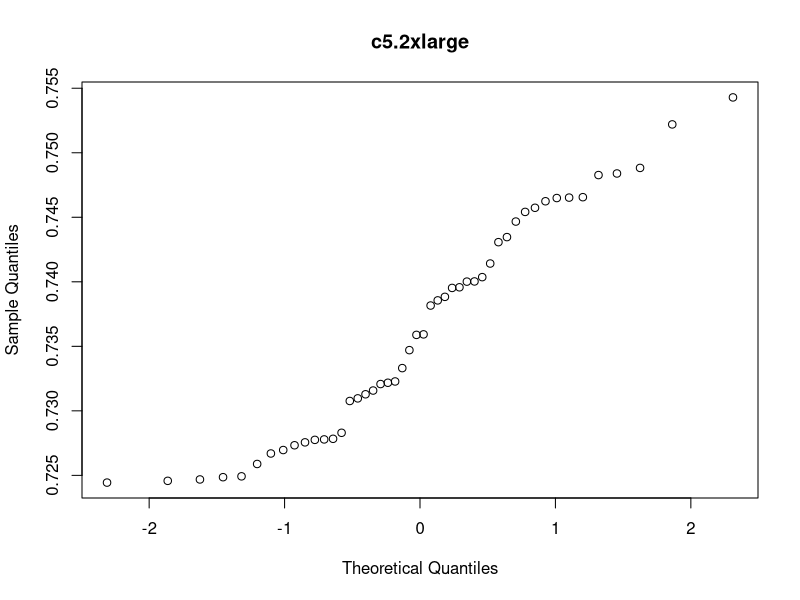
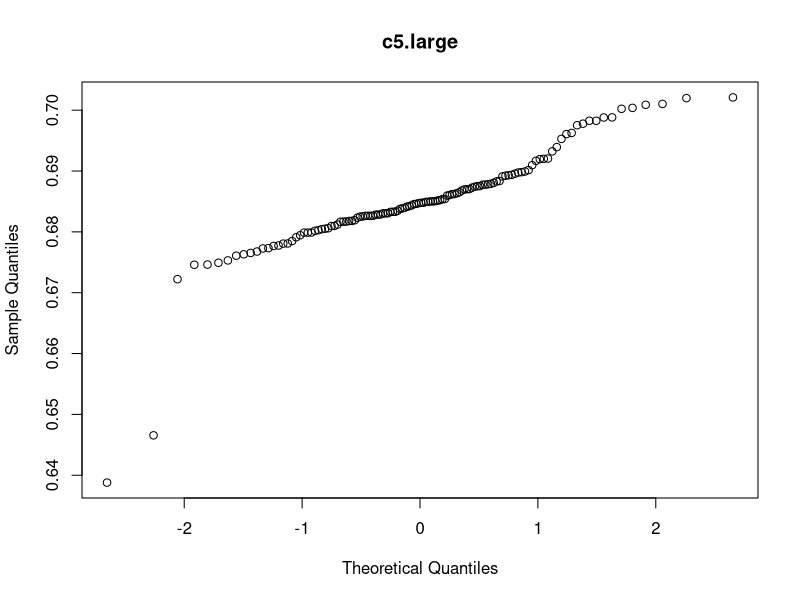
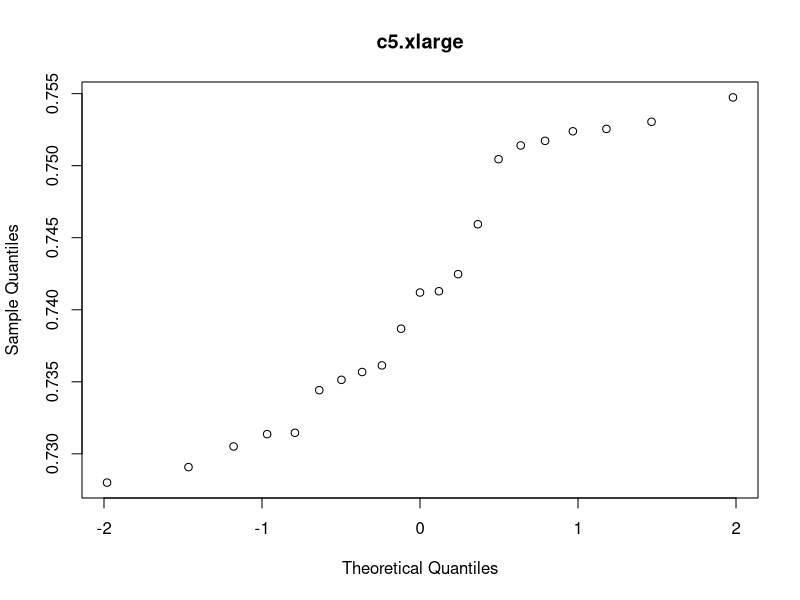
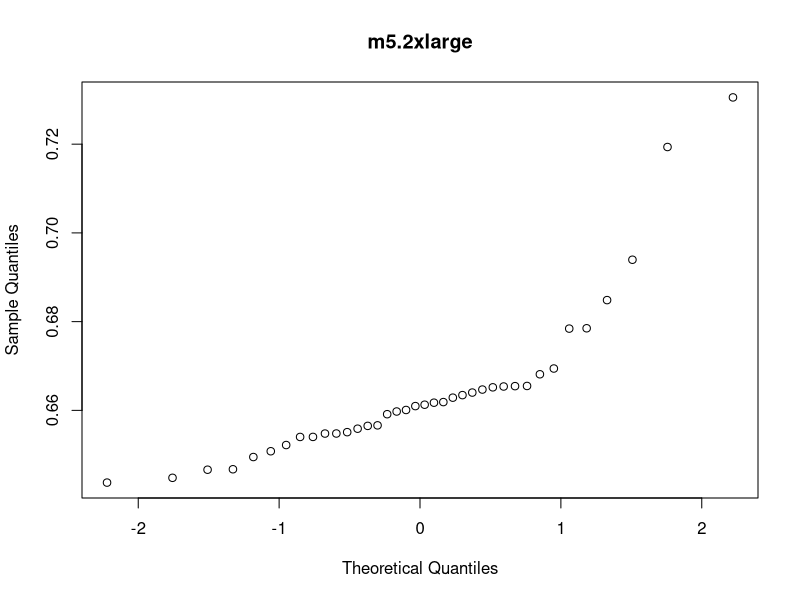
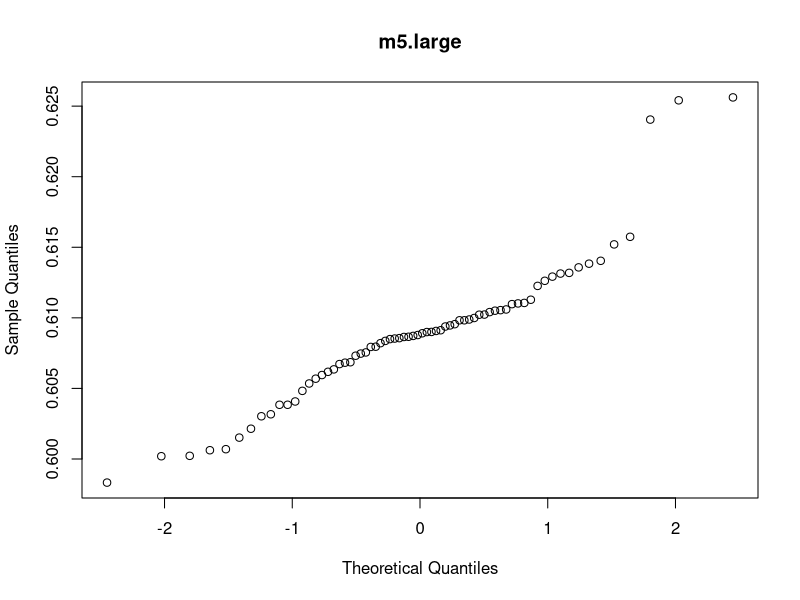
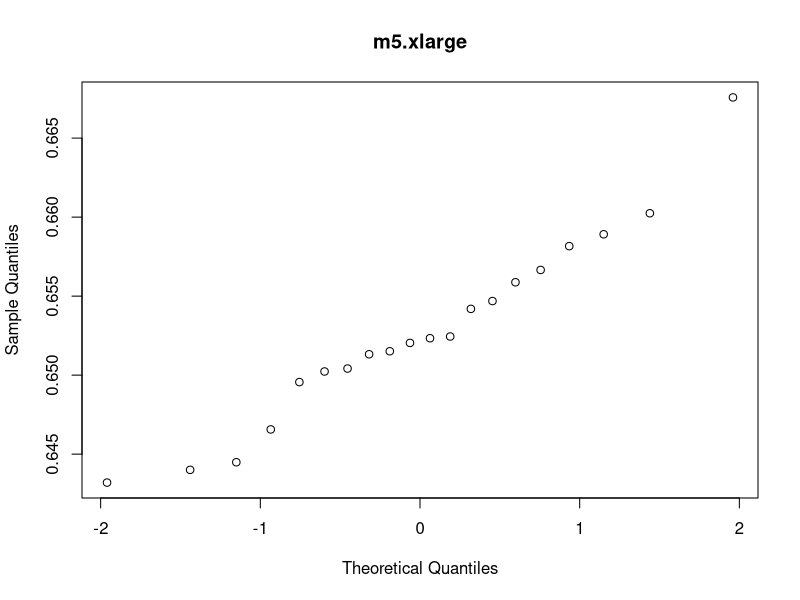
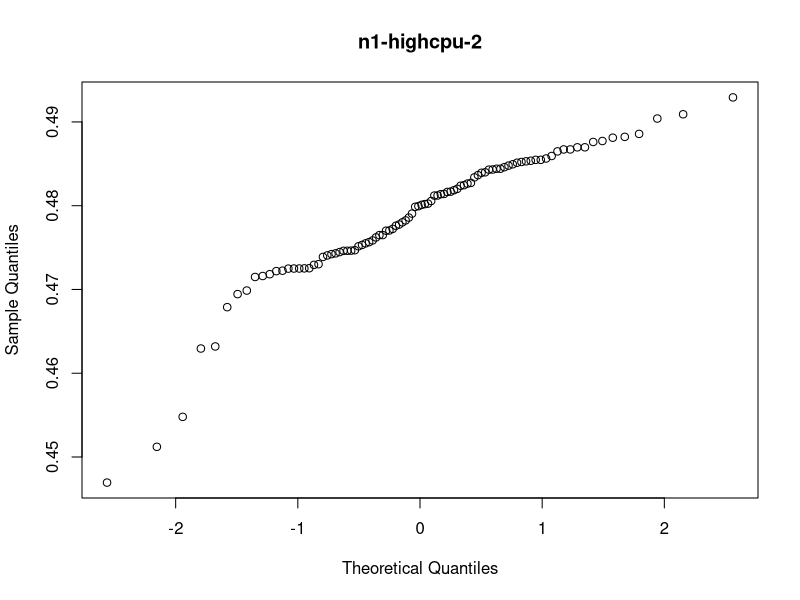
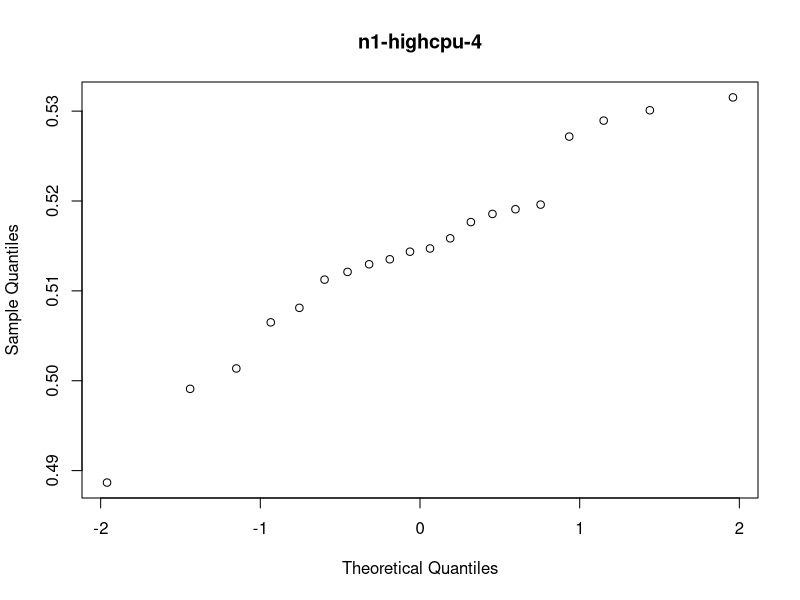

Here is the R script that generated these plots, in order:
library(ggplot2)

logs <- read.csv("vbench_results.csv")
logs$instance <- as.factor(logs$instance)
instance_types <- levels(logs$instance)

remove_square_brackets <- function(string, edge_length=1) {
  return(substr(string, 1+edge_length, nchar(string)-(edge_length)))
}

logs$cpu <- vapply(as.character(logs$cpu), function(x) return(strtoi(remove_square_brackets(x))), c(1))
google_logs = logs[logs$provider == "['google']",]
aws_logs = logs[logs$provider == "['aws']",]
levels(logs$provider) <- c("Amazon EC2", "Google Compute Engine")

# logs$score <- logs$throughput

ns <- c()
## Score
score_means = c()
score_sds = c()
score_relsds = c()
### Score/price
value_means = c()
value_sds = c()
value_relsds = c()

for (i in instance_types) {
  print(i)
  ns <- c(ns, nrow(logs[logs$instance==i,]))
  s_mean <- mean(logs[logs$instance==i,]$score)
  s_sd <- sd(logs[logs$instance==i,]$score)
  print(paste("Mean:", s_mean))
  score_means <- c(score_means, s_mean)
  print(paste("SD:", s_sd))
  print(paste("n:", nrow(logs[logs$instance==i,])))
  score_sds <- c(score_sds, s_sd)
  score_relsds <- c(score_relsds, s_sd/s_mean)
  qqnorm(logs[logs$instance==i,]$score, main=i)
  # print(shapiro.test(logs[logs$instance==i,]$score))
  v_mean <- mean(logs[logs$instance==i,]$value)
  v_sd <- sd(logs[logs$instance==i,]$value)
  print(paste("Mean:", v_mean))
  value_means <- c(value_means, v_mean)
  print(paste("SD:", v_sd))
  value_sds <- c(value_sds, v_sd)
  value_relsds <- c(value_relsds, v_sd/v_mean)
}


names(score_means) <- instance_types
names(score_sds) <- instance_types
names(score_relsds) <- instance_types 

names(value_means) <- instance_types
names(value_sds) <- instance_types
names(value_relsds) <- instance_types 

mod <- lm(score ~ instance, data=logs)
aov <- aov(mod)
TukeyHSD(aov)

mod2 <- lm(score ~ as.factor(cpu)*provider*type, logs)
aov2 <- aov(mod2)
TukeyHSD(aov2)

mod.value <- lm(value ~ instance, data=logs)
aov.value <- aov(mod.value)
TukeyHSD(aov.value)

mod.value2 <- lm(value ~ as.factor(cpu)*provider*type, logs)
aov.value2 <- aov(mod.value2)
TukeyHSD(aov.value2)

ggplot(logs, aes(score)) +
  geom_histogram() +
  facet_wrap(~instance)

ggplot(logs, aes(as.factor(cpu), score, color=provider)) +
  geom_boxplot() + 
  xlab("vCPU #") + ylab("vBench Score") +
  labs(title="vBench scores for different cloud configurations", color="Provider") +
  facet_grid(cols=vars(type))

ggplot(logs, aes(as.factor(cpu), score)) +
  geom_boxplot() + 
  facet_grid(rows=vars(provider), cols=vars(type), scales="free_y")

ggplot(google_logs, aes(as.factor(cpu), score)) +
  geom_boxplot() + 
  facet_grid(cols=vars(type))
ggplot(aws_logs, aes(as.factor(cpu), score)) +
  geom_boxplot() + 
  facet_grid(cols=vars(type))

ggplot(logs, aes(score, color=as.factor(cpu))) +
  geom_freqpoly(aes(y=..density..), alpha=0.7) +
  labs(title="Distributions of vBench scores for different instance configurations", 
       x="Score", y = "Density", color="vCPUs") +
  facet_grid(rows=vars(provider), cols=vars(type))

ggplot(logs, aes(score, fill=as.factor(cpu))) +
  geom_histogram(aes(y=..density..), alpha=0.7, position="identity") +
  facet_grid(rows=vars(provider), cols=vars(type))

ggplot(logs, aes(x=cpu, y=score, shape=provider, color=type)) + geom_point(size=3)


ggplot(logs, aes(as.factor(cpu), value, color=provider)) +
  geom_boxplot() + 
  xlab("vCPU #") + ylab("Score/Price") +
  labs(title="Objective function result (vBench score / price per hour) \nfor different cloud configurations",
       color="Provider") +
  facet_grid(cols=vars(type), scales="free_y")

ggplot(logs, aes(as.factor(cpu), value)) +
  geom_boxplot() + 
  facet_grid(rows=vars(provider), cols=vars(type), scales="free_y")

ggplot(google_logs, aes(as.factor(cpu), value)) +
  geom_boxplot() + 
  facet_grid(cols=vars(type))

ggplot(aws_logs, aes(as.factor(cpu), value)) +
  geom_boxplot() + 
  facet_grid(cols=vars(type))


ggplot(logs, aes(value, color=as.factor(cpu))) +
  geom_freqpoly(aes(y=..density..), alpha=0.7) +
  facet_grid(rows=vars(provider), cols=vars(type))

ggplot(logs, aes(value, color=as.factor(cpu))) +
  geom_histogram(aes(y=..density..), alpha=0.7) +
  facet_grid(rows=vars(provider), cols=vars(type))

ggplot(logs, aes(x=cpu, y=value, shape=provider, color=type)) + geom_point(size=3)

